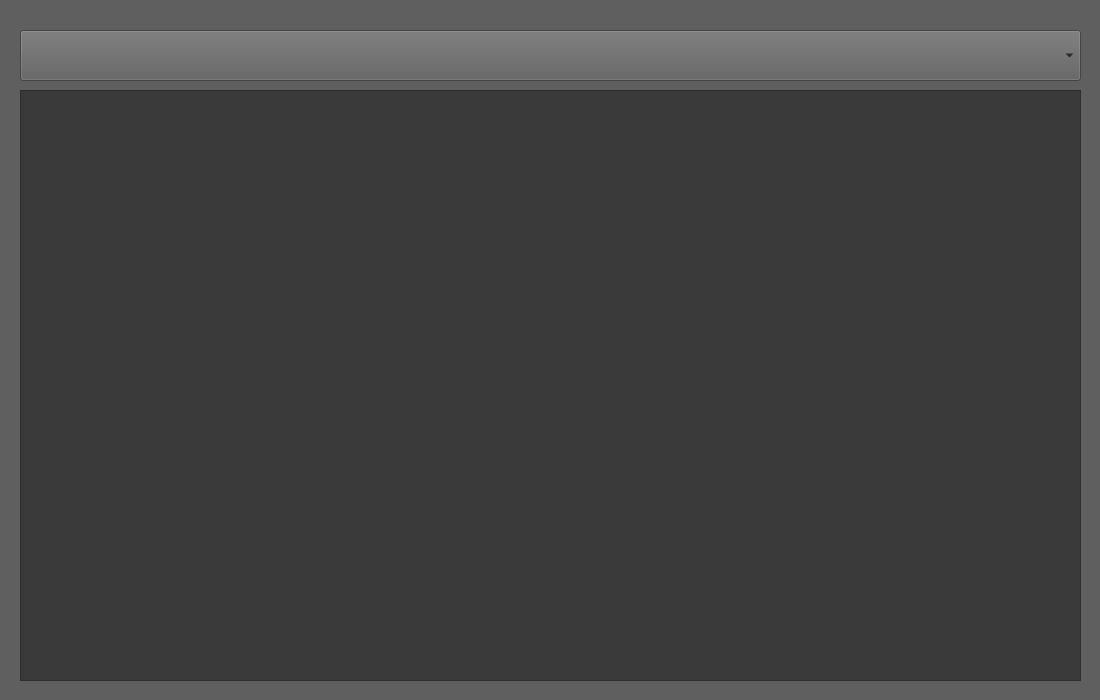
<?xml version="1.0" encoding="UTF-8"?>
<ui version="4.0">
 <class>Dialog</class>
 <widget class="QDialog" name="Dialog">
  <property name="geometry">
   <rect>
    <x>0</x>
    <y>0</y>
    <width>1100</width>
    <height>700</height>
   </rect>
  </property>
  <property name="windowTitle">
   <string>Log viewer</string>
  </property>
  <property name="windowIcon">
   <iconset>
    <normaloff>data/app/images/log_win_icon.png</normaloff>data/app/images/log_win_icon.png</iconset>
  </property>
  <property name="styleSheet">
   <string notr="true">background-color: rgb(95, 95, 95);</string>
  </property>
  <widget class="QComboBox" name="comboBox">
   <property name="geometry">
    <rect>
     <x>20</x>
     <y>30</y>
     <width>1061</width>
     <height>51</height>
    </rect>
   </property>
   <property name="font">
    <font>
     <pointsize>14</pointsize>
    </font>
   </property>
   <property name="toolTip">
    <string>Select a log file to view</string>
   </property>
  </widget>
  <widget class="QTextEdit" name="textEdit">
   <property name="geometry">
    <rect>
     <x>20</x>
     <y>90</y>
     <width>1061</width>
     <height>591</height>
    </rect>
   </property>
   <property name="font">
    <font>
     <pointsize>12</pointsize>
    </font>
   </property>
   <property name="styleSheet">
    <string notr="true">background-color: rgb(58, 58, 58);
color: rgb(255, 255, 0);</string>
   </property>
   <property name="lineWrapMode">
    <enum>QTextEdit::NoWrap</enum>
   </property>
   <property name="readOnly">
    <bool>true</bool>
   </property>
  </widget>
 </widget>
 <resources/>
 <connections/>
</ui>
